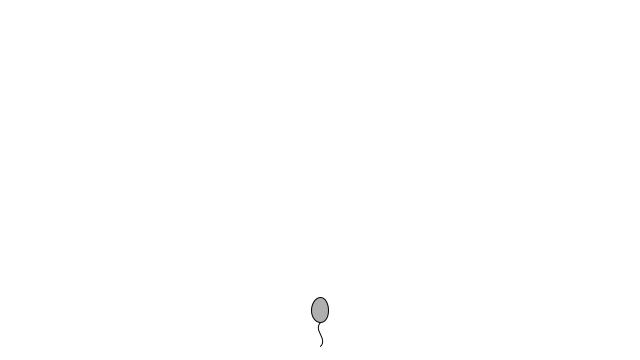
Frame 1 (no input)
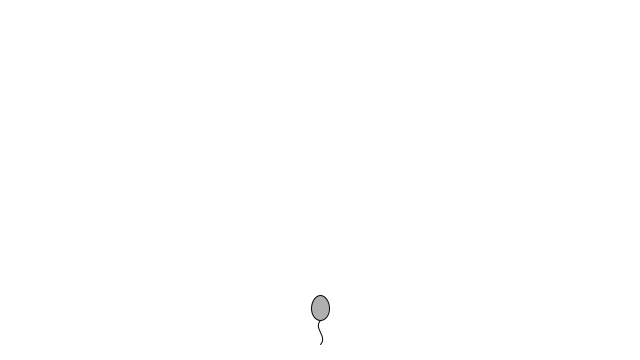
Frame 60 (the mouse pressed at the canvas centre just before this capture)
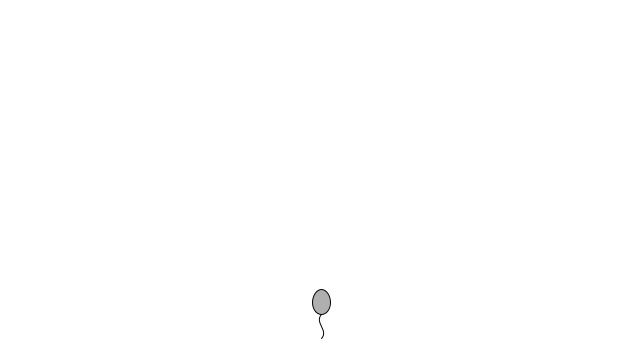
Frame 120 (the mouse held since frame 60 and released just before this capture)

The Processing sketch that drew these frames (run headless with seeded random() and noise(); from frame 60 on, the mouse is pressed at the canvas centre):

// Processing sketch: balloon
// ── balloon.pde
Mover mover;
PVector helium, gravity;
float noiseX = 0;

void setup() {
  size(640, 360);
  background(255);
  mover = new Mover();
  helium = new PVector(0, -0.001);
  gravity = new PVector(0, -0.0001);
}

void draw() {
  background(255);
  
  PVector wind = new PVector(map(noise(noiseX), 0, 1, -0.001, 0.001), 0);
  
  mover.update();
  mover.checkCorners();
  mover.display();
  mover.applyForce(helium);
  mover.applyForce(wind);
  mover.applyForce(gravity);
  
  noiseX += 0.001;
}

class Mover {
  PVector location;
  PVector velocity;
  PVector acceleration;
  
  Mover() {
    location = new PVector(width / 2, height - 50);
    velocity = new PVector(0, 0);
    acceleration = new PVector(0, 0);
  }
  
  void update() {
    velocity.add(acceleration);
    location.add(velocity);
    acceleration.mult(0);
  }
  
  void display() {
    stroke(0);
    fill(175);
    ellipse(location.x, location.y, 17.5, 25);
    noFill();
    bezier(location.x, location.y + 12.5, location.x - 7.5, location.y + 20.5, location.x + 7.5, location.y + 28.5, location.x, location.y + 36.5);
  }
  
  void checkCorners() {
    if ((location.x - 8.75) <= 0 || (location.x + 8.75) >= width) {
      velocity.x = velocity.x * -0.5;
    }
    
    if ((location.y - 12.5) <= 0 || (location.y + 12.5) >= height) {
      velocity.y = velocity.y * -0.5;
    }
  }
  
  void applyForce(PVector force) {
    acceleration.add(force);
  }
}
